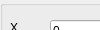
        <widget class="QWidget" name="toolBoxPage2">
         <property name="geometry">
          <rect>
           <x>0</x>
           <y>0</y>
           <width>100</width>
           <height>30</height>
          </rect>
         </property>
         <attribute name="label">
          <string>Drone Real Pose</string>
         </attribute>
         <widget class="QGroupBox" name="groupBox_7">
          <property name="geometry">
           <rect>
            <x>0</x>
            <y>0</y>
            <width>171</width>
            <height>111</height>
           </rect>
          </property>
          <property name="title">
           <string/>
          </property>
          <widget class="QLineEdit" name="lineEdit_realPoseX">
           <property name="geometry">
            <rect>
             <x>50</x>
             <y>20</y>
             <width>113</width>
             <height>21</height>
            </rect>
           </property>
           <property name="text">
            <string>0</string>
           </property>
          </widget>
          <widget class="QLineEdit" name="lineEdit_realPoseY">
           <property name="geometry">
            <rect>
             <x>50</x>
             <y>50</y>
             <width>113</width>
             <height>21</height>
            </rect>
           </property>
           <property name="text">
            <string>0</string>
           </property>
          </widget>
          <widget class="QLineEdit" name="lineEdit_realPoseZ">
           <property name="geometry">
            <rect>
             <x>50</x>
             <y>80</y>
             <width>113</width>
             <height>21</height>
            </rect>
           </property>
           <property name="text">
            <string>0</string>
           </property>
          </widget>
          <widget class="QLabel" name="label_30">
           <property name="geometry">
            <rect>
             <x>10</x>
             <y>20</y>
             <width>31</width>
             <height>16</height>
            </rect>
           </property>
           <property name="text">
            <string>X</string>
           </property>
          </widget>
          <widget class="QLabel" name="label_31">
           <property name="geometry">
            <rect>
             <x>10</x>
             <y>50</y>
             <width>31</width>
             <height>16</height>
            </rect>
           </property>
           <property name="text">
            <string>Y</string>
           </property>
          </widget>
          <widget class="QLabel" name="label_32">
           <property name="geometry">
            <rect>
             <x>10</x>
             <y>80</y>
             <width>31</width>
             <height>16</height>
            </rect>
           </property>
           <property name="text">
            <string>Z</string>
           </property>
          </widget>
         </widget>
        </widget>
